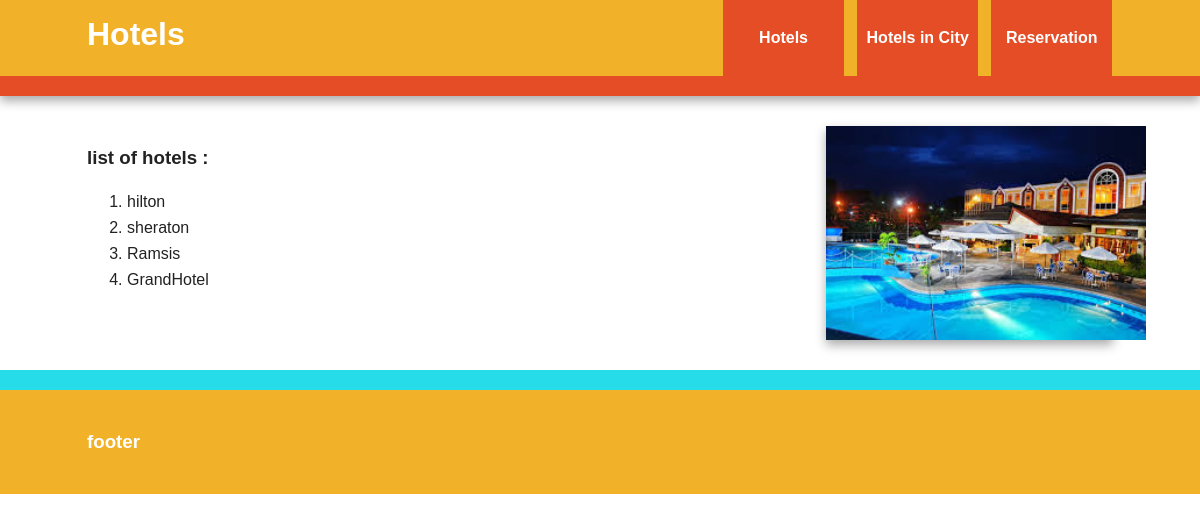
The page /reservation/allhotels on the database as committed earlier.
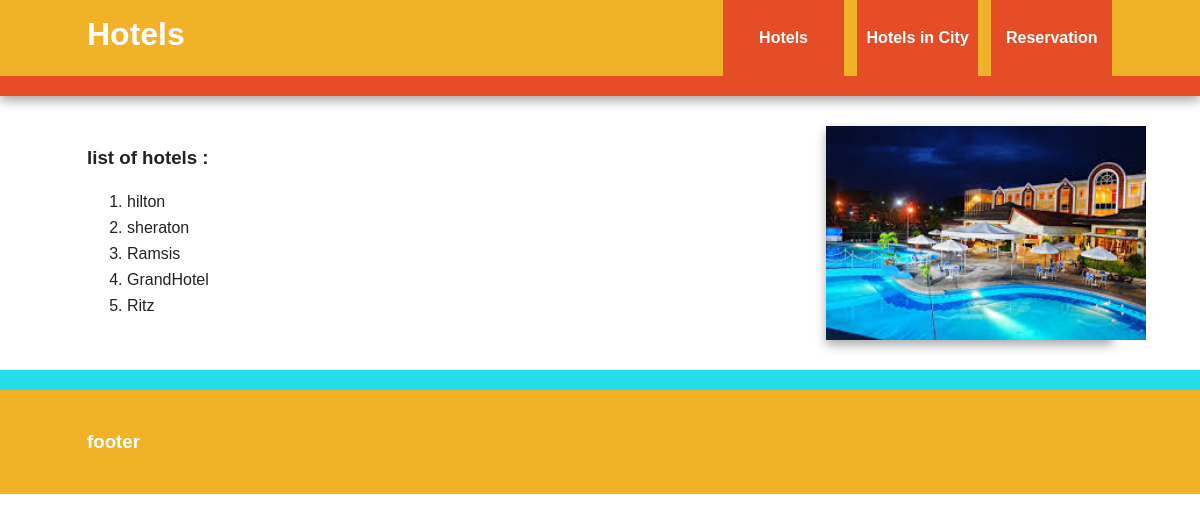
The same page on the database as committed later.
### reservation/models.py (models this page shows, shortened)
class Hotel(models.Model):
    hotel_name=models.CharField(max_length=100)
    hotel_city=models.CharField(max_length=100)
    total_rooms=models.IntegerField()
    empty_rooms=models.IntegerField()

### reservation/views.py (the view)
# urls.py: url(r'allhotels',showHotels),
def showHotels(request):
    return render(request,"reservation/hotels.html",
              {'allhotels':Hotel.objects.all()})
    """ allhotels="<ul>"
    for hotel in Hotel.objects.all():
        allhotels+="<li>"+hotel.hotel_name+"</li>"
    allhotels+="</ul>"
    return HttpResponse(allhotels) """

### templates/reservation/hotels.html
{% extends "base.html" %}
{% block title %}
 Hotels
{% endblock %}
{% block content %}
<h3> list of hotels : </h3>
<ol>
{% for hotel in allhotels %}
<li> {{ hotel.hotel_name }} </li>
{% endfor %}
</ol>
{% endblock %}

Rows that differ between the two databases and show on the page:
added Hotel: hotel_name "Ritz"
